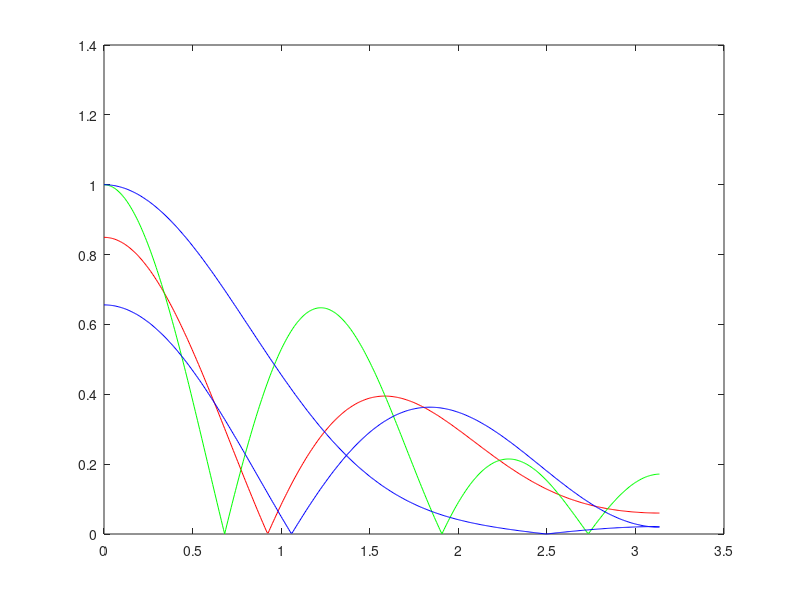

Source code (MATLAB):
clc
close all
clear all
M=7;
fc=1/8;
hmm=zeros(1,M);          %hamming output
w1=zeros(1,M);           %hamming
w2=zeros(1,M);           %hanning
w3=zeros(1,M);           %rectangular
hnn=zeros(1,M);          %hanning output
sq=zeros(1,M);           %square output 
hd=zeros(1,M);           %filter
hd_normal=zeros(1,M);    %normalized output
sum=0;

for i=1:1:M
    if i==4
        hd(i)=1/4;
    end
    hd(i)=sin((pi*(i-4))/4)/pi*(i-4);
    sum = sum+abs(hd(i));
end

for i=1:1:M
    hd_normal(i)=hd(i)/sum;
end

for i=1:1:M
    w1(i)= 0.54 - 0.46*cos(2*pi*(i-1)/(M-1));
    w2(i)= 0.5*(1-cos(2*pi*(i-1)/(M-1)));
    w3(i)= 1;
    sq(i)=hd_normal(i).*w3(i);
    hmm(i)=hd(i).*w1(i);
    hnn(i)=hd(i).*w2(i);
end

b=fir1(M-1,fc);
[h f]=freqz(hnn);
[d f]=freqz(hmm);
[g f]=freqz(b);
[i f]=freqz(sq);

plot(f,abs(d),'r');  %freq responce of hamming window filter in red colour
hold on
plot(f,abs(i),'g');  %freq responce of rectangular window filter in green colour
hold on
plot(f,abs(h),'b');  %freq responce of hanning window filter in blue colour
hold on
plot(f,abs(g),'b');  %freq responce of fir filter in red colour
hold off

disp(hd);
disp(w1);
disp(hmm);
    
    